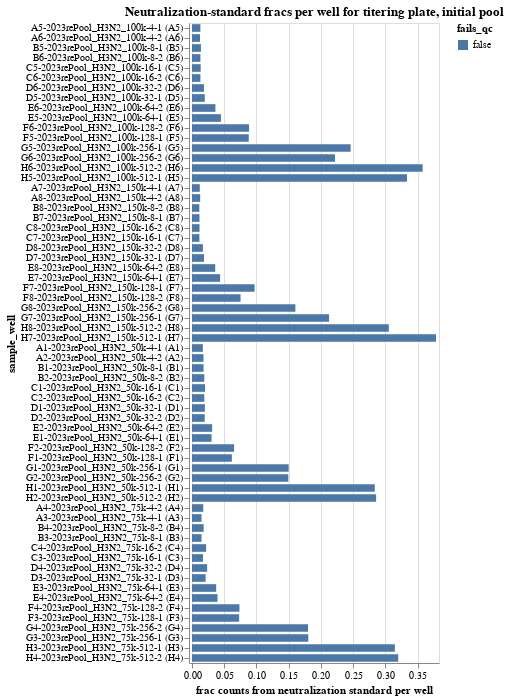

The cell this chart's notebook holds for it:
### Markdown cell above
## Fraction of counts from neutralization standard
Determine the fraction of counts from the neutralization standard in each sample, and make sure this fraction passess the QC threshold.

### Code cell
# Define dataframe from counts with the fraction of neutralization standard calculated
neut_standard_fracs = (
    counts.assign(
        neut_standard_count=lambda x: x["count"] * x["neut_standard"].astype(int)
    )
    .groupby(
        ['virus_library', "well", "sample_well", 'dilution_factor'],
        dropna=False,
        as_index=False,
    )
    .aggregate(
        total_count=pd.NamedAgg("count", "sum"),
        neut_standard_count=pd.NamedAgg("neut_standard_count", "sum"),
    )
    .assign(
        neut_standard_frac=lambda x: x["neut_standard_count"] / x["total_count"],
        fails_qc=lambda x: (
            x["neut_standard_frac"] < 0.001
        ),
    )
)

# Plot as bar chart
chart_h3n2 = (
    alt.Chart(neut_standard_fracs.query('virus_library == "H3N2"'))
    .encode(
        alt.X(
            "neut_standard_frac",
            title="frac counts from neutralization standard per well",
            scale=alt.Scale(nice=False, padding=3),
        ),
        alt.Y("sample_well", sort=sample_wells),
        alt.Color(
            "fails_qc",
            legend=alt.Legend(titleLimit=500),
        ),
        tooltip=[
            alt.Tooltip(c, format=".3g") if neut_standard_fracs[c].dtype == float else c
            for c in neut_standard_fracs.columns
        ],
    )
    .mark_bar(height={"band": 0.85})
    .properties(
        height=alt.Step(10),
        width=250,
        title=f"Neutralization-standard fracs per well for titering plate, initial pool",
    )
    # .configure_axis(grid=False)
    # .configure_legend(titleLimit=1000)
)

display(chart_h3n2)

# drop wells failing QC
min_neut_standard_frac_per_well_drops = list(
    neut_standard_fracs.query("fails_qc")["well"]
)

neut_standard_fracs['cell_number'] = neut_standard_fracs['sample_well'].str.split('H3N2_').str[1].str.split('-').str[0]
neut_standard_fracs

### Figure 1 — Vega-Lite specification as saved in the notebook (floating-point values rounded to 4 significant figures; data arrays with more than 128 entries replaced by an {"elided": "..."} marker saying what was removed)
{"config": {"view": {"continuousWidth": 300, "continuousHeight": 300}}, "data": {"name": "data-765a7f27116b659c7c74cc6a4ae821e1"}, "mark": {"type": "bar", "height": {"band": 0.85}}, "encoding": {"color": {"field": "fails_qc", "legend": {"titleLimit": 500}, "type": "nominal"}, "tooltip": [{"field": "virus_library", "type": "nominal"}, {"field": "well", "type": "nominal"}, {"field": "sample_well", "type": "nominal"}, {"field": "dilution_factor", "type": "quantitative"}, {"field": "total_count", "type": "quantitative"}, {"field": "neut_standard_count", "type": "quantitative"}, {"field": "neut_standard_frac", "format": ".3g", "type": "quantitative"}, {"field": "fails_qc", "type": "nominal"}], "x": {"field": "neut_standard_frac", "scale": {"nice": false, "padding": 3}, "title": "frac counts from neutralization standard per well", "type": "quantitative"}, "y": {"field": "sample_well", "sort": {"elided": "256 str values"}, "type": "nominal"}}, "height": {"step": 10}, "title": "Neutralization-standard fracs per well for titering plate, initial pool", "width": 250, "$schema": "https://vega.github.io/schema/vega-lite/v5.16.3.json", "datasets": {"data-765a7f27116b659c7c74cc6a4ae821e1": [{"virus_library": "H3N2", "well": "A1", "sample_well": "A1-2023rePool_H3N2_50k-4-1 (A1)", "dilution_factor": 4, "total_count": 1635633, "neut_standard_count": 27495, "neut_standard_frac": 0.01681, "fails_qc": false}, {"virus_library": "H3N2", "well": "A2", "sample_well": "A2-2023rePool_H3N2_50k-4-2 (A2)", "dilution_factor": 4, "total_count": 3150883, "neut_standard_count": 56018, "neut_standard_frac": 0.01778, "fails_qc": false}, {"virus_library": "H3N2", "well": "A3", "sample_well": "A3-2023rePool_H3N2_75k-4-1 (A3)", "dilution_factor": 4, "total_count": 2696782, "neut_standard_count": 39898, "neut_standard_frac": 0.01479, "fails_qc": false}, {"virus_library": "H3N2", "well": "A4", "sample_well": "A4-2023rePool_H3N2_75k-4-2 (A4)", "dilution_factor": 4, "total_count": 2507555, "neut_standard_count": 43827, "neut_standard_frac": 0.01748, "fails_qc": false}, {"virus_library": "H3N2", "well": "A5", "sample_well": "A5-2023rePool_H3N2_100k-4-1 (A5)", "dilution_factor": 4, "total_count": 1764034, "neut_standard_count": 22923, "neut_standard_frac": 0.01299, "fails_qc": false}, {"virus_library": "H3N2", "well": "A6", "sample_well": "A6-2023rePool_H3N2_100k-4-2 (A6)", "dilution_factor": 4, "total_count": 2778073, "neut_standard_count": 34462, "neut_standard_frac": 0.01241, "fails_qc": false}, {"virus_library": "H3N2", "well": "A7", "sample_well": "A7-2023rePool_H3N2_150k-4-1 (A7)", "dilution_factor": 4, "total_count": 1867012, "neut_standard_count": 22584, "neut_standard_frac": 0.0121, "fails_qc": false}, {"virus_library": "H3N2", "well": "A8", "sample_well": "A8-2023rePool_H3N2_150k-4-2 (A8)", "dilution_factor": 4, "total_count": 1753875, "neut_standard_count": 22265, "neut_standard_frac": 0.01269, "fails_qc": false}, {"virus_library": "H3N2", "well": "B1", "sample_well": "B1-2023rePool_H3N2_50k-8-1 (B1)", "dilution_factor": 8, "total_count": 2806369, "neut_standard_count": 50370, "neut_standard_frac": 0.01795, "fails_qc": false}, {"virus_library": "H3N2", "well": "B2", "sample_well": "B2-2023rePool_H3N2_50k-8-2 (B2)", "dilution_factor": 8, "total_count": 2807764, "neut_standard_count": 53646, "neut_standard_frac": 0.01911, "fails_qc": false}, {"virus_library": "H3N2", "well": "B3", "sample_well": "B3-2023rePool_H3N2_75k-8-1 (B3)", "dilution_factor": 8, "total_count": 4620073, "neut_standard_count": 68290, "neut_standard_frac": 0.01478, "fails_qc": false}, {"virus_library": "H3N2", "well": "B4", "sample_well": "B4-2023rePool_H3N2_75k-8-2 (B4)", "dilution_factor": 8, "total_count": 4119681, "neut_standard_count": 74387, "neut_standard_frac": 0.01806, "fails_qc": false}, {"virus_library": "H3N2", "well": "B5", "sample_well": "B5-2023rePool_H3N2_100k-8-1 (B5)", "dilution_factor": 8, "total_count": 2165338, "neut_standard_count": 30004, "neut_standard_frac": 0.01386, "fails_qc": false}, {"virus_library": "H3N2", "well": "B6", "sample_well": "B6-2023rePool_H3N2_100k-8-2 (B6)", "dilution_factor": 8, "total_count": 6071394, "neut_standard_count": 79311, "neut_standard_frac": 0.01306, "fails_qc": false}, {"virus_library": "H3N2", "well": "B7", "sample_well": "B7-2023rePool_H3N2_150k-8-1 (B7)", "dilution_factor": 8, "total_count": 5160498, "neut_standard_count": 59918, "neut_standard_frac": 0.01161, "fails_qc": false}, {"virus_library": "H3N2", "well": "B8", "sample_well": "B8-2023rePool_H3N2_150k-8-2 (B8)", "dilution_factor": 8, "total_count": 4490519, "neut_standard_count": 50995, "neut_standard_frac": 0.01136, "fails_qc": false}, {"virus_library": "H3N2", "well": "C1", "sample_well": "C1-2023rePool_H3N2_50k-16-1 (C1)", "dilution_factor": 16, "total_count": 2844985, "neut_standard_count": 57604, "neut_standard_frac": 0.02025, "fails_qc": false}, {"virus_library": "H3N2", "well": "C2", "sample_well": "C2-2023rePool_H3N2_50k-16-2 (C2)", "dilution_factor": 16, "total_count": 3053515, "neut_standard_count": 58254, "neut_standard_frac": 0.01908, "fails_qc": false}, {"virus_library": "H3N2", "well": "C3", "sample_well": "C3-2023rePool_H3N2_75k-16-1 (C3)", "dilution_factor": 16, "total_count": 2427033, "neut_standard_count": 41439, "neut_standard_frac": 0.01707, "fails_qc": false}, {"virus_library": "H3N2", "well": "C4", "sample_well": "C4-2023rePool_H3N2_75k-16-2 (C4)", "dilution_factor": 16, "total_count": 3509755, "neut_standard_count": 76754, "neut_standard_frac": 0.02187, "fails_qc": false}, {"virus_library": "H3N2", "well": "C5", "sample_well": "C5-2023rePool_H3N2_100k-16-1 (C5)", "dilution_factor": 16, "total_count": 3730011, "neut_standard_count": 50131, "neut_standard_frac": 0.01344, "fails_qc": false}, {"virus_library": "H3N2", "well": "C6", "sample_well": "C6-2023rePool_H3N2_100k-16-2 (C6)", "dilution_factor": 16, "total_count": 4183996, "neut_standard_count": 54551, "neut_standard_frac": 0.01304, "fails_qc": false}, {"virus_library": "H3N2", "well": "C7", "sample_well": "C7-2023rePool_H3N2_150k-16-1 (C7)", "dilution_factor": 16, "total_count": 2397603, "neut_standard_count": 27517, "neut_standard_frac": 0.01148, "fails_qc": false}, {"virus_library": "H3N2", "well": "C8", "sample_well": "C8-2023rePool_H3N2_150k-16-2 (C8)", "dilution_factor": 16, "total_count": 1706889, "neut_standard_count": 19914, "neut_standard_frac": 0.01167, "fails_qc": false}, {"virus_library": "H3N2", "well": "D1", "sample_well": "D1-2023rePool_H3N2_50k-32-1 (D1)", "dilution_factor": 32, "total_count": 2163630, "neut_standard_count": 43271, "neut_standard_frac": 0.02, "fails_qc": false}, {"virus_library": "H3N2", "well": "D2", "sample_well": "D2-2023rePool_H3N2_50k-32-2 (D2)", "dilution_factor": 32, "total_count": 4147574, "neut_standard_count": 81896, "neut_standard_frac": 0.01975, "fails_qc": false}, {"virus_library": "H3N2", "well": "D3", "sample_well": "D3-2023rePool_H3N2_75k-32-1 (D3)", "dilution_factor": 32, "total_count": 1994756, "neut_standard_count": 42140, "neut_standard_frac": 0.02113, "fails_qc": false}, {"virus_library": "H3N2", "well": "D4", "sample_well": "D4-2023rePool_H3N2_75k-32-2 (D4)", "dilution_factor": 32, "total_count": 4715706, "neut_standard_count": 110786, "neut_standard_frac": 0.02349, "fails_qc": false}, {"virus_library": "H3N2", "well": "D5", "sample_well": "D5-2023rePool_H3N2_100k-32-1 (D5)", "dilution_factor": 32, "total_count": 4440013, "neut_standard_count": 88178, "neut_standard_frac": 0.01986, "fails_qc": false}, {"virus_library": "H3N2", "well": "D6", "sample_well": "D6-2023rePool_H3N2_100k-32-2 (D6)", "dilution_factor": 32, "total_count": 2152869, "neut_standard_count": 39933, "neut_standard_frac": 0.01855, "fails_qc": false}, {"virus_library": "H3N2", "well": "D7", "sample_well": "D7-2023rePool_H3N2_150k-32-1 (D7)", "dilution_factor": 32, "total_count": 2107591, "neut_standard_count": 39352, "neut_standard_frac": 0.01867, "fails_qc": false}, {"virus_library": "H3N2", "well": "D8", "sample_well": "D8-2023rePool_H3N2_150k-32-2 (D8)", "dilution_factor": 32, "total_count": 2164747, "neut_standard_count": 36654, "neut_standard_frac": 0.01693, "fails_qc": false}, {"virus_library": "H3N2", "well": "E1", "sample_well": "E1-2023rePool_H3N2_50k-64-1 (E1)", "dilution_factor": 64, "total_count": 4366510, "neut_standard_count": 132556, "neut_standard_frac": 0.03036, "fails_qc": false}, {"virus_library": "H3N2", "well": "E2", "sample_well": "E2-2023rePool_H3N2_50k-64-2 (E2)", "dilution_factor": 64, "total_count": 3623969, "neut_standard_count": 113287, "neut_standard_frac": 0.03126, "fails_qc": false}, {"virus_library": "H3N2", "well": "E3", "sample_well": "E3-2023rePool_H3N2_75k-64-1 (E3)", "dilution_factor": 64, "total_count": 1713521, "neut_standard_count": 64283, "neut_standard_frac": 0.03752, "fails_qc": false}, {"virus_library": "H3N2", "well": "E4", "sample_well": "E4-2023rePool_H3N2_75k-64-2 (E4)", "dilution_factor": 64, "total_count": 1737042, "neut_standard_count": 68787, "neut_standard_frac": 0.0396, "fails_qc": false}, {"virus_library": "H3N2", "well": "E5", "sample_well": "E5-2023rePool_H3N2_100k-64-1 (E5)", "dilution_factor": 64, "total_count": 1387216, "neut_standard_count": 62271, "neut_standard_frac": 0.04489, "fails_qc": false}, {"virus_library": "H3N2", "well": "E6", "sample_well": "E6-2023rePool_H3N2_100k-64-2 (E6)", "dilution_factor": 64, "total_count": 3711073, "neut_standard_count": 134868, "neut_standard_frac": 0.03634, "fails_qc": false}, {"virus_library": "H3N2", "well": "E7", "sample_well": "E7-2023rePool_H3N2_150k-64-1 (E7)", "dilution_factor": 64, "total_count": 829266, "neut_standard_count": 36165, "neut_standard_frac": 0.04361, "fails_qc": false}, {"virus_library": "H3N2", "well": "E8", "sample_well": "E8-2023rePool_H3N2_150k-64-2 (E8)", "dilution_factor": 64, "total_count": 1664492, "neut_standard_count": 59976, "neut_standard_frac": 0.03603, "fails_qc": false}, {"virus_library": "H3N2", "well": "F1", "sample_well": "F1-2023rePool_H3N2_50k-128-1 (F1)", "dilution_factor": 128, "total_count": 2488352, "neut_standard_count": 153769, "neut_standard_frac": 0.0618, "fails_qc": false}, {"virus_library": "H3N2", "well": "F2", "sample_well": "F2-2023rePool_H3N2_50k-128-2 (F2)", "dilution_factor": 128, "total_count": 5433863, "neut_standard_count": 355047, "neut_standard_frac": 0.06534, "fails_qc": false}, {"virus_library": "H3N2", "well": "F3", "sample_well": "F3-2023rePool_H3N2_75k-128-1 (F3)", "dilution_factor": 128, "total_count": 2108851, "neut_standard_count": 154221, "neut_standard_frac": 0.07313, "fails_qc": false}, {"virus_library": "H3N2", "well": "F4", "sample_well": "F4-2023rePool_H3N2_75k-128-2 (F4)", "dilution_factor": 128, "total_count": 2718281, "neut_standard_count": 200083, "neut_standard_frac": 0.07361, "fails_qc": false}, {"virus_library": "H3N2", "well": "F5", "sample_well": "F5-2023rePool_H3N2_100k-128-1 (F5)", "dilution_factor": 128, "total_count": 2758911, "neut_standard_count": 242846, "neut_standard_frac": 0.08802, "fails_qc": false}, {"virus_library": "H3N2", "well": "F6", "sample_well": "F6-2023rePool_H3N2_100k-128-2 (F6)", "dilution_factor": 128, "total_count": 2344512, "neut_standard_count": 207506, "neut_standard_frac": 0.08851, "fails_qc": false}, {"virus_library": "H3N2", "well": "F7", "sample_well": "F7-2023rePool_H3N2_150k-128-1 (F7)", "dilution_factor": 128, "total_count": 2161712, "neut_standard_count": 209942, "neut_standard_frac": 0.09712, "fails_qc": false}, {"virus_library": "H3N2", "well": "F8", "sample_well": "F8-2023rePool_H3N2_150k-128-2 (F8)", "dilution_factor": 128, "total_count": 2614359, "neut_standard_count": 196863, "neut_standard_frac": 0.0753, "fails_qc": false}, {"virus_library": "H3N2", "well": "G1", "sample_well": "G1-2023rePool_H3N2_50k-256-1 (G1)", "dilution_factor": 256, "total_count": 2550007, "neut_standard_count": 382390, "neut_standard_frac": 0.15, "fails_qc": false}, {"virus_library": "H3N2", "well": "G2", "sample_well": "G2-2023rePool_H3N2_50k-256-2 (G2)", "dilution_factor": 256, "total_count": 2340242, "neut_standard_count": 349814, "neut_standard_frac": 0.1495, "fails_qc": false}, {"virus_library": "H3N2", "well": "G3", "sample_well": "G3-2023rePool_H3N2_75k-256-1 (G3)", "dilution_factor": 256, "total_count": 1948926, "neut_standard_count": 351577, "neut_standard_frac": 0.1804, "fails_qc": false}, {"virus_library": "H3N2", "well": "G4", "sample_well": "G4-2023rePool_H3N2_75k-256-2 (G4)", "dilution_factor": 256, "total_count": 2242601, "neut_standard_count": 403728, "neut_standard_frac": 0.18, "fails_qc": false}, {"virus_library": "H3N2", "well": "G5", "sample_well": "G5-2023rePool_H3N2_100k-256-1 (G5)", "dilution_factor": 256, "total_count": 3548442, "neut_standard_count": 873199, "neut_standard_frac": 0.2461, "fails_qc": false}, {"virus_library": "H3N2", "well": "G6", "sample_well": "G6-2023rePool_H3N2_100k-256-2 (G6)", "dilution_factor": 256, "total_count": 2018792, "neut_standard_count": 447864, "neut_standard_frac": 0.2218, "fails_qc": false}, {"virus_library": "H3N2", "well": "G7", "sample_well": "G7-2023rePool_H3N2_150k-256-1 (G7)", "dilution_factor": 256, "total_count": 2158653, "neut_standard_count": 458930, "neut_standard_frac": 0.2126, "fails_qc": false}, {"virus_library": "H3N2", "well": "G8", "sample_well": "G8-2023rePool_H3N2_150k-256-2 (G8)", "dilution_factor": 256, "total_count": 2279793, "neut_standard_count": 365593, "neut_standard_frac": 0.1604, "fails_qc": false}, {"virus_library": "H3N2", "well": "H1", "sample_well": "H1-2023rePool_H3N2_50k-512-1 (H1)", "dilution_factor": 512, "total_count": 2144914, "neut_standard_count": 608274, "neut_standard_frac": 0.2836, "fails_qc": false}, {"virus_library": "H3N2", "well": "H2", "sample_well": "H2-2023rePool_H3N2_50k-512-2 (H2)", "dilution_factor": 512, "total_count": 2789681, "neut_standard_count": 796720, "neut_standard_frac": 0.2856, "fails_qc": false}, {"virus_library": "H3N2", "well": "H3", "sample_well": "H3-2023rePool_H3N2_75k-512-1 (H3)", "dilution_factor": 512, "total_count": 1832991, "neut_standard_count": 576850, "neut_standard_frac": 0.3147, "fails_qc": false}, {"virus_library": "H3N2", "well": "H4", "sample_well": "H4-2023rePool_H3N2_75k-512-2 (H4)", "dilution_factor": 512, "total_count": 2449961, "neut_standard_count": 783696, "neut_standard_frac": 0.3199, "fails_qc": false}, {"virus_library": "H3N2", "well": "H5", "sample_well": "H5-2023rePool_H3N2_100k-512-1 (H5)", "dilution_factor": 512, "total_count": 2255021, "neut_standard_count": 752084, "neut_standard_frac": 0.3335, "fails_qc": false}, {"virus_library": "H3N2", "well": "H6", "sample_well": "H6-2023rePool_H3N2_100k-512-2 (H6)", "dilution_factor": 512, "total_count": 1939385, "neut_standard_count": 693846, "neut_standard_frac": 0.3578, "fails_qc": false}, {"virus_library": "H3N2", "well": "H7", "sample_well": "H7-2023rePool_H3N2_150k-512-1 (H7)", "dilution_factor": 512, "total_count": 2086046, "neut_standard_count": 789560, "neut_standard_frac": 0.3785, "fails_qc": false}, {"virus_library": "H3N2", "well": "H8", "sample_well": "H8-2023rePool_H3N2_150k-512-2 (H8)", "dilution_factor": 512, "total_count": 1630247, "neut_standard_count": 497730, "neut_standard_frac": 0.3053, "fails_qc": false}]}}
